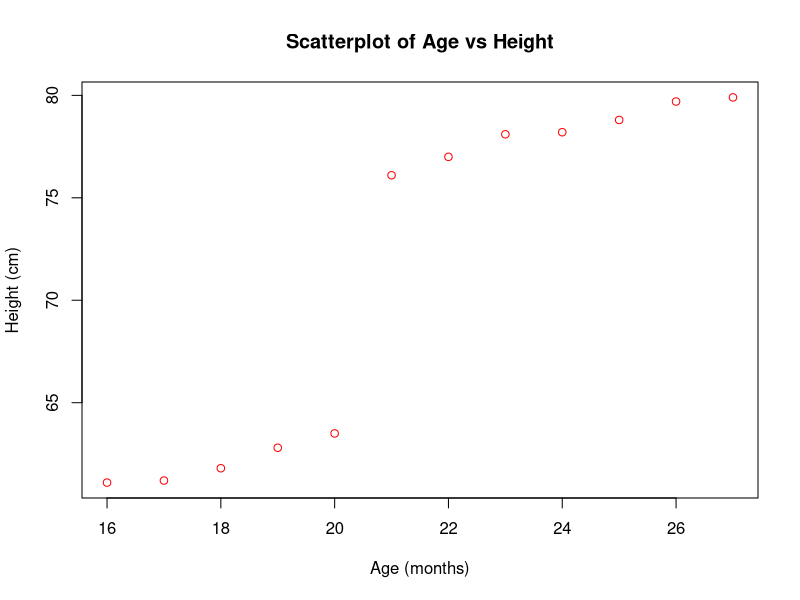

Write the R code that produced this figure.

# input age in months & height in cm

age <- c(16:27)
height <- c(61.1,61.2,61.8,62.8,63.5,76.1,77,78.1,78.2,78.8,79.7,79.9)


# 1) check that age and height have the same number of elements 
# use iselse and lenght. output will be tell the whether the both vectors have same elements

ifelse (length(age) == length(height), paste("ok"), paste("missing elements"))

# 2) Create a scatterplot to determine the relationship between age and height 

plot(age, height, type = "p", col = "red", 
     xlab="Age (months)", 
     ylab="Height (cm)", 
     main="Scatterplot of Age vs Height")

# 3) Create a "linear model" to fits the data above 
linear_model <- lm(age~height)      # saved it to variable
linear_model                        # display lines model
summary(linear_model)               # statistical information

# 4) Find the equation of the line of best fit 
coeff <- coefficients(linear_model)  # assign coefficients to a object
eq <- paste0("y = ", round(coeff[1],2), " + ", round(coeff[2],2), "*x ")  # equation
eq
abline(linear_model)
